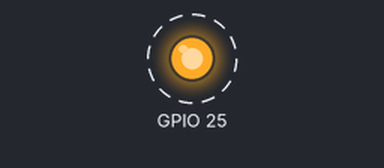
Bench run of a program on a simulated Raspberry Pi (BCM pin numbers). Shown: output pins drawn as LEDs (lit = HIGH). Dashed ring = blinking.

Above: at 0.2 s.
Timing chart, 0 to 3.0 s (numbered marks = the images above):
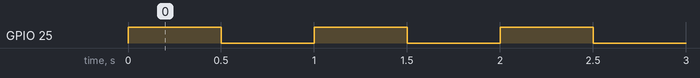

The program:

led.py
```python
# led.py
#----------------------------------------------------------------------------
#!/usr/bin/env python3
# -*- coding: utf-8 -*-
#----------------------------------------------------------------------------
# Created By  : Shirasukazushi
# Created Date: 2024/04/05
# ---------------------------------------------------------------------------
# 関数
#   LED    : LEDを点滅させる
# ---------------------------------------------------------------------------
# Imports
# ---------------------------------------------------------------------------
import RPi.GPIO as GPIO
from time import sleep

GPIO.setmode(GPIO.BCM)
GPIO.setup(25, GPIO.OUT)

def LED(sleep_time=0.5):
    """Lチカプログラム

    Parameters
    ----------
    sleep_time : float
        LED消灯の長さ
    """
    try:
        while True:
            GPIO.output(25, GPIO.HIGH)
            sleep(sleep_time)
            GPIO.output(25, GPIO.LOW)
            sleep(sleep_time)

    except KeyboardInterrupt:
        pass

    GPIO.cleanup()

if __name__ == '__main__':
    LED(0.5)
```

Measured:
- by itself, GPIO 25: alternates HIGH for 0.50 s and LOW for 0.50 s
